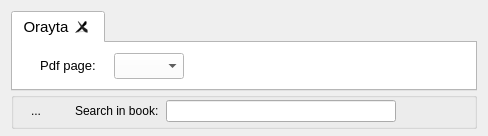
  <widget class="QWidget" name="centralWidget">
   <property name="sizePolicy">
    <sizepolicy hsizetype="Expanding" vsizetype="Expanding">
     <horstretch>1</horstretch>
     <verstretch>1</verstretch>
    </sizepolicy>
   </property>
   <property name="layoutDirection">
    <enum>Qt::LeftToRight</enum>
   </property>
   <layout class="QVBoxLayout" name="verticalLayout_2">
    <property name="bottomMargin">
     <number>7</number>
    </property>
    <item>
     <layout class="QVBoxLayout" name="verticalLayout_12">
      <property name="spacing">
       <number>1</number>
      </property>
      <property name="topMargin">
       <number>0</number>
      </property>
      <item>
       <widget class="QTabWidget" name="viewTab">
        <property name="palette">
         <palette>
          <active>
           <colorrole role="WindowText">
            <brush brushstyle="SolidPattern">
             <color alpha="255">
              <red>0</red>
              <green>0</green>
              <blue>0</blue>
             </color>
            </brush>
           </colorrole>
           <colorrole role="Button">
            <brush brushstyle="SolidPattern">
             <color alpha="255">
              <red>255</red>
              <green>255</green>
              <blue>255</blue>
             </color>
            </brush>
           </colorrole>
           <colorrole role="Light">
            <brush brushstyle="SolidPattern">
             <color alpha="255">
              <red>255</red>
              <green>255</green>
              <blue>255</blue>
             </color>
            </brush>
           </colorrole>
           <colorrole role="Midlight">
            <brush brushstyle="SolidPattern">
             <color alpha="255">
              <red>255</red>
              <green>255</green>
              <blue>255</blue>
             </color>
            </brush>
           </colorrole>
           <colorrole role="Dark">
            <brush brushstyle="SolidPattern">
             <color alpha="255">
              <red>127</red>
              <green>127</green>
              <blue>127</blue>
             </color>
            </brush>
           </colorrole>
           <colorrole role="Mid">
            <brush brushstyle="SolidPattern">
             <color alpha="255">
              <red>170</red>
              <green>170</green>
              <blue>170</blue>
             </color>
            </brush>
           </colorrole>
           <colorrole role="Text">
            <brush brushstyle="SolidPattern">
             <color alpha="255">
              <red>0</red>
              <green>0</green>
              <blue>0</blue>
             </color>
            </brush>
           </colorrole>
           <colorrole role="BrightText">
            <brush brushstyle="SolidPattern">
             <color alpha="255">
              <red>255</red>
              <green>255</green>
              <blue>255</blue>
             </color>
            </brush>
           </colorrole>
           <colorrole role="ButtonText">
            <brush brushstyle="SolidPattern">
             <color alpha="255">
              <red>0</red>
              <green>0</green>
              <blue>0</blue>
             </color>
            </brush>
           </colorrole>
           <colorrole role="Base">
            <brush brushstyle="SolidPattern">
             <color alpha="255">
              <red>255</red>
              <green>255</green>
              <blue>255</blue>
             </color>
            </brush>
           </colorrole>
           <colorrole role="Window">
            <brush brushstyle="SolidPattern">
             <color alpha="255">
              <red>255</red>
              <green>255</green>
              <blue>255</blue>
             </color>
            </brush>
           </colorrole>
           <colorrole role="Shadow">
            <brush brushstyle="SolidPattern">
             <color alpha="255">
              <red>0</red>
              <green>0</green>
              <blue>0</blue>
             </color>
            </brush>
           </colorrole>
           <colorrole role="AlternateBase">
            <brush brushstyle="SolidPattern">
             <color alpha="255">
              <red>255</red>
              <green>255</green>
              <blue>255</blue>
             </color>
            </brush>
           </colorrole>
           <colorrole role="ToolTipBase">
            <brush brushstyle="SolidPattern">
             <color alpha="255">
              <red>255</red>
              <green>255</green>
              <blue>220</blue>
             </color>
            </brush>
           </colorrole>
           <colorrole role="ToolTipText">
            <brush brushstyle="SolidPattern">
             <color alpha="255">
              <red>0</red>
              <green>0</green>
              <blue>0</blue>
             </color>
            </brush>
           </colorrole>
          </active>
          <inactive>
           <colorrole role="WindowText">
            <brush brushstyle="SolidPattern">
             <color alpha="255">
              <red>0</red>
              <green>0</green>
              <blue>0</blue>
             </color>
            </brush>
           </colorrole>
           <colorrole role="Button">
            <brush brushstyle="SolidPattern">
             <color alpha="255">
              <red>255</red>
              <green>255</green>
              <blue>255</blue>
             </color>
            </brush>
           </colorrole>
           <colorrole role="Light">
            <brush brushstyle="SolidPattern">
             <color alpha="255">
              <red>255</red>
              <green>255</green>
              <blue>255</blue>
             </color>
            </brush>
           </colorrole>
           <colorrole role="Midlight">
            <brush brushstyle="SolidPattern">
             <color alpha="255">
              <red>255</red>
              <green>255</green>
              <blue>255</blue>
             </color>
            </brush>
           </colorrole>
           <colorrole role="Dark">
            <brush brushstyle="SolidPattern">
             <color alpha="255">
              <red>127</red>
              <green>127</green>
              <blue>127</blue>
             </color>
            </brush>
           </colorrole>
           <colorrole role="Mid">
            <brush brushstyle="SolidPattern">
             <color alpha="255">
              <red>170</red>
              <green>170</green>
              <blue>170</blue>
             </color>
            </brush>
           </colorrole>
           <colorrole role="Text">
            <brush brushstyle="SolidPattern">
             <color alpha="255">
              <red>0</red>
              <green>0</green>
              <blue>0</blue>
             </color>
            </brush>
           </colorrole>
           <colorrole role="BrightText">
            <brush brushstyle="SolidPattern">
             <color alpha="255">
              <red>255</red>
              <green>255</green>
              <blue>255</blue>
             </color>
            </brush>
           </colorrole>
           <colorrole role="ButtonText">
            <brush brushstyle="SolidPattern">
             <color alpha="255">
              <red>0</red>
              <green>0</green>
              <blue>0</blue>
             </color>
            </brush>
           </colorrole>
           <colorrole role="Base">
            <brush brushstyle="SolidPattern">
             <color alpha="255">
              <red>255</red>
              <green>255</green>
              <blue>255</blue>
             </color>
            </brush>
           </colorrole>
           <colorrole role="Window">
            <brush brushstyle="SolidPattern">
             <color alpha="255">
              <red>255</red>
              <green>255</green>
              <blue>255</blue>
             </color>
            </brush>
           </colorrole>
           <colorrole role="Shadow">
            <brush brushstyle="SolidPattern">
             <color alpha="255">
              <red>0</red>
              <green>0</green>
              <blue>0</blue>
             </color>
            </brush>
           </colorrole>
           <colorrole role="AlternateBase">
            <brush brushstyle="SolidPattern">
             <color alpha="255">
              <red>255</red>
              <green>255</green>
              <blue>255</blue>
             </color>
            </brush>
           </colorrole>
           <colorrole role="ToolTipBase">
            <brush brushstyle="SolidPattern">
             <color alpha="255">
              <red>255</red>
              <green>255</green>
              <blue>220</blue>
             </color>
            </brush>
           </colorrole>
           <colorrole role="ToolTipText">
            <brush brushstyle="SolidPattern">
             <color alpha="255">
              <red>0</red>
              <green>0</green>
              <blue>0</blue>
             </color>
            </brush>
           </colorrole>
          </inactive>
          <disabled>
           <colorrole role="WindowText">
            <brush brushstyle="SolidPattern">
             <color alpha="255">
              <red>127</red>
              <green>127</green>
              <blue>127</blue>
             </color>
            </brush>
           </colorrole>
           <colorrole role="Button">
            <brush brushstyle="SolidPattern">
             <color alpha="255">
              <red>255</red>
              <green>255</green>
              <blue>255</blue>
             </color>
            </brush>
           </colorrole>
           <colorrole role="Light">
            <brush brushstyle="SolidPattern">
             <color alpha="255">
              <red>255</red>
              <green>255</green>
              <blue>255</blue>
             </color>
            </brush>
           </colorrole>
           <colorrole role="Midlight">
            <brush brushstyle="SolidPattern">
             <color alpha="255">
              <red>255</red>
              <green>255</green>
              <blue>255</blue>
             </color>
            </brush>
           </colorrole>
           <colorrole role="Dark">
            <brush brushstyle="SolidPattern">
             <color alpha="255">
              <red>127</red>
              <green>127</green>
              <blue>127</blue>
             </color>
            </brush>
           </colorrole>
           <colorrole role="Mid">
            <brush brushstyle="SolidPattern">
             <color alpha="255">
              <red>170</red>
              <green>170</green>
              <blue>170</blue>
             </color>
            </brush>
           </colorrole>
           <colorrole role="Text">
            <brush brushstyle="SolidPattern">
             <color alpha="255">
              <red>127</red>
              <green>127</green>
              <blue>127</blue>
             </color>
            </brush>
           </colorrole>
           <colorrole role="BrightText">
            <brush brushstyle="SolidPattern">
             <color alpha="255">
              <red>255</red>
              <green>255</green>
              <blue>255</blue>
             </color>
            </brush>
           </colorrole>
           <colorrole role="ButtonText">
            <brush brushstyle="SolidPattern">
             <color alpha="255">
              <red>127</red>
              <green>127</green>
              <blue>127</blue>
             </color>
            </brush>
           </colorrole>
           <colorrole role="Base">
            <brush brushstyle="SolidPattern">
             <color alpha="255">
              <red>255</red>
              <green>255</green>
              <blue>255</blue>
             </color>
            </brush>
           </colorrole>
           <colorrole role="Window">
            <brush brushstyle="SolidPattern">
             <color alpha="255">
              <red>255</red>
              <green>255</green>
              <blue>255</blue>
             </color>
            </brush>
           </colorrole>
           <colorrole role="Shadow">
            <brush brushstyle="SolidPattern">
             <color alpha="255">
              <red>0</red>
              <green>0</green>
              <blue>0</blue>
             </color>
            </brush>
           </colorrole>
           <colorrole role="AlternateBase">
            <brush brushstyle="SolidPattern">
             <color alpha="255">
              <red>255</red>
              <green>255</green>
              <blue>255</blue>
             </color>
            </brush>
           </colorrole>
           <colorrole role="ToolTipBase">
            <brush brushstyle="SolidPattern">
             <color alpha="255">
              <red>255</red>
              <green>255</green>
              <blue>220</blue>
             </color>
            </brush>
           </colorrole>
           <colorrole role="ToolTipText">
            <brush brushstyle="SolidPattern">
             <color alpha="255">
              <red>0</red>
              <green>0</green>
              <blue>0</blue>
             </color>
            </brush>
           </colorrole>
          </disabled>
         </palette>
        </property>
        <property name="font">
         <font>
          <pointsize>11</pointsize>
         </font>
        </property>
        <property name="layoutDirection">
         <enum>Qt::LeftToRight</enum>
        </property>
        <property name="currentIndex">
         <number>0</number>
        </property>
        <property name="iconSize">
         <size>
          <width>18</width>
          <height>18</height>
         </size>
        </property>
        <property name="tabsClosable">
         <bool>true</bool>
        </property>
        <property name="movable">
         <bool>true</bool>
        </property>
        <widget class="QWidget" name="tab1">
         <attribute name="title">
          <string>Orayta</string>
         </attribute>
         <layout class="QHBoxLayout" name="horizontalLayout_6">
          <item>
           <widget class="QDialogButtonBox" name="btnBox">
            <property name="standardButtons">
             <set>QDialogButtonBox::NoButton</set>
            </property>
           </widget>
          </item>
          <item>
           <widget class="QPushButton" name="PDFpageLBL">
            <property name="enabled">
             <bool>false</bool>
            </property>
            <property name="sizePolicy">
             <sizepolicy hsizetype="Maximum" vsizetype="Fixed">
              <horstretch>0</horstretch>
              <verstretch>0</verstretch>
             </sizepolicy>
            </property>
            <property name="palette">
             <palette>
              <active>
               <colorrole role="WindowText">
                <brush brushstyle="SolidPattern">
                 <color alpha="255">
                  <red>0</red>
                  <green>0</green>
                  <blue>0</blue>
                 </color>
                </brush>
               </colorrole>
               <colorrole role="Dark">
                <brush brushstyle="SolidPattern">
                 <color alpha="255">
                  <red>0</red>
                  <green>0</green>
                  <blue>0</blue>
                 </color>
                </brush>
               </colorrole>
               <colorrole role="Text">
                <brush brushstyle="SolidPattern">
                 <color alpha="255">
                  <red>0</red>
                  <green>0</green>
                  <blue>0</blue>
                 </color>
                </brush>
               </colorrole>
               <colorrole role="ButtonText">
                <brush brushstyle="SolidPattern">
                 <color alpha="255">
                  <red>0</red>
                  <green>0</green>
                  <blue>0</blue>
                 </color>
                </brush>
               </colorrole>
              </active>
              <inactive>
               <colorrole role="WindowText">
                <brush brushstyle="SolidPattern">
                 <color alpha="255">
                  <red>0</red>
                  <green>0</green>
                  <blue>0</blue>
                 </color>
                </brush>
               </colorrole>
               <colorrole role="Dark">
                <brush brushstyle="SolidPattern">
                 <color alpha="255">
                  <red>0</red>
                  <green>0</green>
                  <blue>0</blue>
                 </color>
                </brush>
               </colorrole>
               <colorrole role="Text">
                <brush brushstyle="SolidPattern">
                 <color alpha="255">
                  <red>0</red>
                  <green>0</green>
                  <blue>0</blue>
                 </color>
                </brush>
               </colorrole>
               <colorrole role="ButtonText">
                <brush brushstyle="SolidPattern">
                 <color alpha="255">
                  <red>0</red>
                  <green>0</green>
                  <blue>0</blue>
                 </color>
                </brush>
               </colorrole>
              </inactive>
              <disabled>
               <colorrole role="WindowText">
                <brush brushstyle="SolidPattern">
                 <color alpha="255">
                  <red>0</red>
                  <green>0</green>
                  <blue>0</blue>
                 </color>
                </brush>
               </colorrole>
               <colorrole role="Dark">
                <brush brushstyle="SolidPattern">
                 <color alpha="255">
                  <red>0</red>
                  <green>0</green>
                  <blue>0</blue>
                 </color>
                </brush>
               </colorrole>
               <colorrole role="Text">
                <brush brushstyle="SolidPattern">
                 <color alpha="255">
                  <red>0</red>
                  <green>0</green>
                  <blue>0</blue>
                 </color>
                </brush>
               </colorrole>
               <colorrole role="ButtonText">
                <brush brushstyle="SolidPattern">
                 <color alpha="255">
                  <red>0</red>
                  <green>0</green>
                  <blue>0</blue>
                 </color>
                </brush>
               </colorrole>
              </disabled>
             </palette>
            </property>
            <property name="font">
             <font>
              <pointsize>10</pointsize>
              <weight>50</weight>
              <bold>false</bold>
             </font>
            </property>
            <property name="toolTip">
             <string>Open new tab</string>
            </property>
            <property name="text">
             <string>Pdf page:</string>
            </property>
            <property name="iconSize">
             <size>
              <width>18</width>
              <height>18</height>
             </size>
            </property>
            <property name="checkable">
             <bool>false</bool>
            </property>
            <property name="default">
             <bool>false</bool>
            </property>
            <property name="flat">
             <bool>true</bool>
            </property>
           </widget>
          </item>
          <item>
           <widget class="QComboBox" name="pdfDropBox">
            <property name="maximumSize">
             <size>
              <width>70</width>
              <height>16777215</height>
             </size>
            </property>
            <property name="inputMethodHints">
             <set>Qt::ImhDigitsOnly</set>
            </property>
            <property name="minimumContentsLength">
             <number>0</number>
            </property>
           </widget>
          </item>
          <item>
           <widget class="QToolButton" name="refreshButton">
            <property name="toolTip">
             <string>refresh this book</string>
            </property>
            <property name="text">
             <string/>
            </property>
            <property name="icon">
             <iconset resource="Orayta.qrc">
              <normaloff>:/Icons/refresh.png</normaloff>:/Icons/refresh.png</iconset>
            </property>
            <property name="autoRaise">
             <bool>true</bool>
            </property>
           </widget>
          </item>
          <item>
           <widget class="QToolButton" name="newTabButton">
            <property name="toolTip">
             <string>Open new tab</string>
            </property>
            <property name="text">
             <string/>
            </property>
            <property name="icon">
             <iconset resource="Orayta.qrc">
              <normaloff>:/Icons/tab-new.png</normaloff>:/Icons/tab-new.png</iconset>
            </property>
            <property name="iconSize">
             <size>
              <width>18</width>
              <height>18</height>
             </size>
            </property>
            <property name="autoRaise">
             <bool>true</bool>
            </property>
           </widget>
          </item>
          <item>
           <widget class="QToolButton" name="backBTN">
            <property name="toolTip">
             <string>Back</string>
            </property>
            <property name="text">
             <string/>
            </property>
            <property name="icon">
             <iconset resource="Orayta.qrc">
              <normaloff>:/Icons/back.png</normaloff>:/Icons/back.png</iconset>
            </property>
            <property name="iconSize">
             <size>
              <width>14</width>
              <height>14</height>
             </size>
            </property>
            <property name="checkable">
             <bool>false</bool>
            </property>
            <property name="toolButtonStyle">
             <enum>Qt::ToolButtonIconOnly</enum>
            </property>
            <property name="autoRaise">
             <bool>true</bool>
            </property>
           </widget>
          </item>
          <item>
           <widget class="QToolButton" name="leftChap">
            <property name="toolTip">
             <string>Next chapter</string>
            </property>
            <property name="text">
             <string/>
            </property>
            <property name="icon">
             <iconset resource="Orayta.qrc">
              <normaloff>:/Icons/go-previous-view-page.png</normaloff>:/Icons/go-previous-view-page.png</iconset>
            </property>
            <property name="iconSize">
             <size>
              <width>18</width>
              <height>18</height>
             </size>
            </property>
            <property name="checkable">
             <bool>false</bool>
            </property>
            <property name="toolButtonStyle">
             <enum>Qt::ToolButtonIconOnly</enum>
            </property>
            <property name="autoRaise">
             <bool>true</bool>
            </property>
           </widget>
          </item>
          <item>
           <widget class="QToolButton" name="rightChap">
            <property name="toolTip">
             <string>Previous chapter</string>
            </property>
            <property name="text">
             <string/>
            </property>
            <property name="icon">
             <iconset resource="Orayta.qrc">
              <normaloff>:/Icons/go-next-view-page.png</normaloff>:/Icons/go-next-view-page.png</iconset>
            </property>
            <property name="iconSize">
             <size>
              <width>18</width>
              <height>18</height>
             </size>
            </property>
            <property name="checkable">
             <bool>false</bool>
            </property>
            <property name="toolButtonStyle">
             <enum>Qt::ToolButtonIconOnly</enum>
            </property>
            <property name="autoRaise">
             <bool>true</bool>
            </property>
           </widget>
          </item>
          <item>
           <widget class="QToolButton" name="topButton">
            <property name="toolTip">
             <string>Jump to top</string>
            </property>
            <property name="text">
             <string/>
            </property>
            <property name="icon">
             <iconset resource="Orayta.qrc">
              <normaloff>:/Icons/arrow-up.png</normaloff>:/Icons/arrow-up.png</iconset>
            </property>
            <property name="iconSize">
             <size>
              <width>18</width>
              <height>18</height>
             </size>
            </property>
            <property name="checkable">
             <bool>false</bool>
            </property>
            <property name="toolButtonStyle">
             <enum>Qt::ToolButtonIconOnly</enum>
            </property>
            <property name="autoRaise">
             <bool>true</bool>
            </property>
           </widget>
          </item>
          <item>
           <widget class="QToolButton" name="zoomoutButton">
            <property name="toolTip">
             <string>Zoom out</string>
            </property>
            <property name="text">
             <string/>
            </property>
            <property name="icon">
             <iconset resource="Orayta.qrc">
              <normaloff>:/Icons/zoom-out.png</normaloff>:/Icons/zoom-out.png</iconset>
            </property>
            <property name="iconSize">
             <size>
              <width>18</width>
              <height>18</height>
             </size>
            </property>
            <property name="checkable">
             <bool>false</bool>
            </property>
            <property name="toolButtonStyle">
             <enum>Qt::ToolButtonIconOnly</enum>
            </property>
            <property name="autoRaise">
             <bool>true</bool>
            </property>
           </widget>
          </item>
          <item>
           <widget class="QToolButton" name="zoominButton">
            <property name="toolTip">
             <string>Zoom in</string>
            </property>
            <property name="text">
             <string/>
            </property>
            <property name="icon">
             <iconset resource="Orayta.qrc">
              <normaloff>:/Icons/zoom-in.png</normaloff>:/Icons/zoom-in.png</iconset>
            </property>
            <property name="iconSize">
             <size>
              <width>18</width>
              <height>18</height>
             </size>
            </property>
            <property name="checkable">
             <bool>false</bool>
            </property>
            <property name="toolButtonStyle">
             <enum>Qt::ToolButtonIconOnly</enum>
            </property>
            <property name="autoRaise">
             <bool>true</bool>
            </property>
           </widget>
          </item>
          <item>
           <widget class="QToolButton" name="showSearchBarButton">
            <property name="toolTip">
             <string>Search in current books</string>
            </property>
            <property name="text">
             <string/>
            </property>
            <property name="icon">
             <iconset resource="Orayta.qrc">
              <normaloff>:/Icons/edit-find.png</normaloff>:/Icons/edit-find.png</iconset>
            </property>
            <property name="iconSize">
             <size>
              <width>18</width>
              <height>18</height>
             </size>
            </property>
            <property name="checkable">
             <bool>true</bool>
            </property>
            <property name="checked">
             <bool>false</bool>
            </property>
            <property name="toolButtonStyle">
             <enum>Qt::ToolButtonIconOnly</enum>
            </property>
            <property name="autoRaise">
             <bool>true</bool>
            </property>
           </widget>
          </item>
         </layout>
        </widget>
       </widget>
      </item>
      <item>
       <widget class="QGroupBox" name="searchGroupBX">
        <property name="enabled">
         <bool>true</bool>
        </property>
        <property name="layoutDirection">
         <enum>Qt::LeftToRight</enum>
        </property>
        <layout class="QHBoxLayout" name="horizontalLayout_3">
         <property name="spacing">
          <number>7</number>
         </property>
         <property name="leftMargin">
          <number>10</number>
         </property>
         <property name="topMargin">
          <number>0</number>
         </property>
         <property name="rightMargin">
          <number>10</number>
         </property>
         <property name="bottomMargin">
          <number>2</number>
         </property>
         <item>
          <widget class="QToolButton" name="hideSearchButton">
           <property name="styleSheet">
            <string notr="true"/>
           </property>
           <property name="text">
            <string>...</string>
           </property>
           <property name="icon">
            <iconset resource="Orayta.qrc">
             <normaloff>:/Icons/edit-delete.png</normaloff>:/Icons/edit-delete.png</iconset>
           </property>
           <property name="autoRaise">
            <bool>true</bool>
           </property>
          </widget>
         </item>
         <item>
          <spacer name="horizontalSpacer">
           <property name="orientation">
            <enum>Qt::Horizontal</enum>
           </property>
           <property name="sizeType">
            <enum>QSizePolicy::Maximum</enum>
           </property>
           <property name="sizeHint" stdset="0">
            <size>
             <width>20</width>
             <height>20</height>
            </size>
           </property>
          </spacer>
         </item>
         <item>
          <widget class="QLabel" name="label">
           <property name="text">
            <string>Search in book:</string>
           </property>
          </widget>
         </item>
         <item>
          <widget class="QLineEdit" name="lineEdit">
           <property name="layoutDirection">
            <enum>Qt::LeftToRight</enum>
           </property>
          </widget>
         </item>
         <item>
          <widget class="QToolButton" name="searchBackward">
           <property name="toolTip">
            <string>Search backwards in book</string>
           </property>
           <property name="text">
            <string/>
           </property>
           <property name="icon">
            <iconset resource="Orayta.qrc">
             <normaloff>:/Icons/search-left.png</normaloff>:/Icons/search-left.png</iconset>
           </property>
           <property name="iconSize">
            <size>
             <width>19</width>
             <height>19</height>
            </size>
           </property>
           <property name="checkable">
            <bool>false</bool>
           </property>
           <property name="toolButtonStyle">
            <enum>Qt::ToolButtonIconOnly</enum>
           </property>
           <property name="autoRaise">
            <bool>true</bool>
           </property>
          </widget>
         </item>
         <item>
          <widget class="QToolButton" name="searchForward">
           <property name="toolTip">
            <string>Search forward in book</string>
           </property>
           <property name="text">
            <string/>
           </property>
           <property name="icon">
            <iconset resource="Orayta.qrc">
             <normaloff>:/Icons/search-right.png</normaloff>:/Icons/search-right.png</iconset>
           </property>
           <property name="iconSize">
            <size>
             <width>19</width>
             <height>19</height>
            </size>
           </property>
           <property name="checkable">
            <bool>false</bool>
           </property>
           <property name="toolButtonStyle">
            <enum>Qt::ToolButtonIconOnly</enum>
           </property>
           <property name="autoRaise">
            <bool>true</bool>
           </property>
          </widget>
         </item>
        </layout>
       </widget>
      </item>
     </layout>
    </item>
   </layout>
  </widget>
